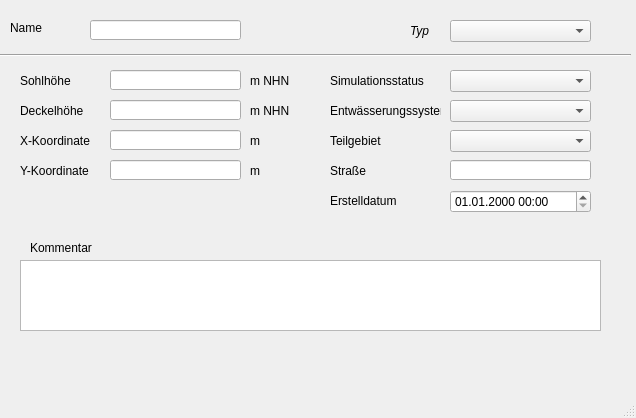
<?xml version="1.0" encoding="UTF-8"?>
<ui version="4.0">
 <class>MainWindow</class>
 <widget class="QMainWindow" name="MainWindow">
  <property name="geometry">
   <rect>
    <x>0</x>
    <y>0</y>
    <width>636</width>
    <height>418</height>
   </rect>
  </property>
  <property name="font">
   <font>
    <family>Tahoma</family>
   </font>
  </property>
  <property name="windowTitle">
   <string>MainWindow</string>
  </property>
  <widget class="QWidget" name="centralwidget">
   <widget class="QLabel" name="label">
    <property name="geometry">
     <rect>
      <x>10</x>
      <y>20</y>
      <width>46</width>
      <height>16</height>
     </rect>
    </property>
    <property name="text">
     <string>Name</string>
    </property>
   </widget>
   <widget class="QLabel" name="label_8">
    <property name="geometry">
     <rect>
      <x>250</x>
      <y>70</y>
      <width>46</width>
      <height>21</height>
     </rect>
    </property>
    <property name="text">
     <string>m NHN</string>
    </property>
   </widget>
   <widget class="QLabel" name="label_11">
    <property name="geometry">
     <rect>
      <x>250</x>
      <y>130</y>
      <width>46</width>
      <height>21</height>
     </rect>
    </property>
    <property name="text">
     <string>m</string>
    </property>
   </widget>
   <widget class="QLabel" name="label_5">
    <property name="geometry">
     <rect>
      <x>20</x>
      <y>100</y>
      <width>71</width>
      <height>21</height>
     </rect>
    </property>
    <property name="text">
     <string>Deckelhöhe</string>
    </property>
   </widget>
   <widget class="QLabel" name="label_6">
    <property name="geometry">
     <rect>
      <x>20</x>
      <y>130</y>
      <width>71</width>
      <height>21</height>
     </rect>
    </property>
    <property name="text">
     <string>X-Koordinate</string>
    </property>
   </widget>
   <widget class="QLabel" name="label_12">
    <property name="geometry">
     <rect>
      <x>250</x>
      <y>160</y>
      <width>46</width>
      <height>21</height>
     </rect>
    </property>
    <property name="text">
     <string>m</string>
    </property>
   </widget>
   <widget class="QLabel" name="label_10">
    <property name="geometry">
     <rect>
      <x>250</x>
      <y>100</y>
      <width>46</width>
      <height>21</height>
     </rect>
    </property>
    <property name="text">
     <string>m NHN</string>
    </property>
   </widget>
   <widget class="QLabel" name="label_9">
    <property name="geometry">
     <rect>
      <x>20</x>
      <y>160</y>
      <width>71</width>
      <height>21</height>
     </rect>
    </property>
    <property name="text">
     <string>Y-Koordinate</string>
    </property>
   </widget>
   <widget class="QLabel" name="label_3">
    <property name="geometry">
     <rect>
      <x>20</x>
      <y>70</y>
      <width>71</width>
      <height>21</height>
     </rect>
    </property>
    <property name="text">
     <string>Sohlhöhe</string>
    </property>
   </widget>
   <widget class="Line" name="line">
    <property name="geometry">
     <rect>
      <x>0</x>
      <y>40</y>
      <width>631</width>
      <height>31</height>
     </rect>
    </property>
    <property name="orientation">
     <enum>Qt::Horizontal</enum>
    </property>
   </widget>
   <widget class="QLabel" name="label_14">
    <property name="geometry">
     <rect>
      <x>30</x>
      <y>240</y>
      <width>81</width>
      <height>16</height>
     </rect>
    </property>
    <property name="text">
     <string>Kommentar</string>
    </property>
   </widget>
   <widget class="QLabel" name="label_20">
    <property name="geometry">
     <rect>
      <x>330</x>
      <y>70</y>
      <width>111</width>
      <height>21</height>
     </rect>
    </property>
    <property name="text">
     <string>Simulationsstatus</string>
    </property>
   </widget>
   <widget class="QLabel" name="label_71">
    <property name="geometry">
     <rect>
      <x>330</x>
      <y>190</y>
      <width>71</width>
      <height>21</height>
     </rect>
    </property>
    <property name="text">
     <string>Erstelldatum</string>
    </property>
   </widget>
   <widget class="QLabel" name="label_40">
    <property name="geometry">
     <rect>
      <x>330</x>
      <y>100</y>
      <width>111</width>
      <height>21</height>
     </rect>
    </property>
    <property name="text">
     <string>Entwässerungssystem</string>
    </property>
   </widget>
   <widget class="QLineEdit" name="schnam">
    <property name="geometry">
     <rect>
      <x>90</x>
      <y>20</y>
      <width>151</width>
      <height>20</height>
     </rect>
    </property>
   </widget>
   <widget class="QLineEdit" name="sohlhoehe">
    <property name="geometry">
     <rect>
      <x>110</x>
      <y>70</y>
      <width>131</width>
      <height>20</height>
     </rect>
    </property>
   </widget>
   <widget class="QLineEdit" name="deckelhoehe">
    <property name="geometry">
     <rect>
      <x>110</x>
      <y>100</y>
      <width>131</width>
      <height>20</height>
     </rect>
    </property>
   </widget>
   <widget class="QLineEdit" name="x">
    <property name="geometry">
     <rect>
      <x>110</x>
      <y>130</y>
      <width>131</width>
      <height>20</height>
     </rect>
    </property>
    <property name="readOnly">
     <bool>true</bool>
    </property>
   </widget>
   <widget class="QLineEdit" name="y">
    <property name="geometry">
     <rect>
      <x>110</x>
      <y>160</y>
      <width>131</width>
      <height>20</height>
     </rect>
    </property>
    <property name="readOnly">
     <bool>true</bool>
    </property>
   </widget>
   <widget class="QComboBox" name="simstatus">
    <property name="geometry">
     <rect>
      <x>450</x>
      <y>70</y>
      <width>141</width>
      <height>22</height>
     </rect>
    </property>
   </widget>
   <widget class="QComboBox" name="entwart">
    <property name="geometry">
     <rect>
      <x>450</x>
      <y>100</y>
      <width>141</width>
      <height>22</height>
     </rect>
    </property>
   </widget>
   <widget class="QTextEdit" name="kommentar">
    <property name="geometry">
     <rect>
      <x>20</x>
      <y>260</y>
      <width>581</width>
      <height>71</height>
     </rect>
    </property>
   </widget>
   <widget class="QLabel" name="label_2">
    <property name="geometry">
     <rect>
      <x>330</x>
      <y>160</y>
      <width>46</width>
      <height>21</height>
     </rect>
    </property>
    <property name="text">
     <string>Straße</string>
    </property>
   </widget>
   <widget class="QLabel" name="label_13">
    <property name="geometry">
     <rect>
      <x>330</x>
      <y>130</y>
      <width>71</width>
      <height>21</height>
     </rect>
    </property>
    <property name="text">
     <string>Teilgebiet</string>
    </property>
    <property name="buddy">
     <cstring>simstatus</cstring>
    </property>
   </widget>
   <widget class="QComboBox" name="teilgebiet">
    <property name="geometry">
     <rect>
      <x>450</x>
      <y>130</y>
      <width>141</width>
      <height>22</height>
     </rect>
    </property>
   </widget>
   <widget class="QLabel" name="label_21">
    <property name="geometry">
     <rect>
      <x>410</x>
      <y>20</y>
      <width>31</width>
      <height>21</height>
     </rect>
    </property>
    <property name="font">
     <font>
      <family>Tahoma</family>
      <italic>true</italic>
     </font>
    </property>
    <property name="text">
     <string>Typ</string>
    </property>
   </widget>
   <widget class="QComboBox" name="schachttyp">
    <property name="geometry">
     <rect>
      <x>450</x>
      <y>20</y>
      <width>141</width>
      <height>22</height>
     </rect>
    </property>
    <property name="font">
     <font>
      <family>Tahoma</family>
      <italic>true</italic>
     </font>
    </property>
    <property name="toolTip">
     <string>&lt;html&gt;&lt;head/&gt;&lt;body&gt;&lt;p&gt;Hier kann der Knotentyp geändert werden&lt;/p&gt;&lt;/body&gt;&lt;/html&gt;</string>
    </property>
    <property name="statusTip">
     <string>Hier kann der Knotentyp geändert werden</string>
    </property>
    <property name="whatsThis">
     <string>Hier kann der Knotentyp geändert werden</string>
    </property>
   </widget>
   <widget class="QLineEdit" name="strasse">
    <property name="geometry">
     <rect>
      <x>450</x>
      <y>160</y>
      <width>141</width>
      <height>20</height>
     </rect>
    </property>
   </widget>
   <widget class="QgsDateTimeEdit" name="createdat">
    <property name="geometry">
     <rect>
      <x>450</x>
      <y>190</y>
      <width>141</width>
      <height>23</height>
     </rect>
    </property>
    <property name="currentSection">
     <enum>QDateTimeEdit::DaySection</enum>
    </property>
    <property name="displayFormat">
     <string>dd.MM.yyyy HH:mm</string>
    </property>
   </widget>
  </widget>
  <widget class="QMenuBar" name="menubar">
   <property name="geometry">
    <rect>
     <x>0</x>
     <y>0</y>
     <width>636</width>
     <height>21</height>
    </rect>
   </property>
  </widget>
  <widget class="QStatusBar" name="statusbar"/>
 </widget>
 <customwidgets>
  <customwidget>
   <class>QgsDateTimeEdit</class>
   <extends>QDateTimeEdit</extends>
   <header>qgsdatetimeedit.h</header>
  </customwidget>
 </customwidgets>
 <tabstops>
  <tabstop>schnam</tabstop>
  <tabstop>schachttyp</tabstop>
  <tabstop>sohlhoehe</tabstop>
  <tabstop>deckelhoehe</tabstop>
  <tabstop>x</tabstop>
  <tabstop>y</tabstop>
  <tabstop>simstatus</tabstop>
  <tabstop>entwart</tabstop>
  <tabstop>teilgebiet</tabstop>
  <tabstop>strasse</tabstop>
  <tabstop>createdat</tabstop>
  <tabstop>kommentar</tabstop>
 </tabstops>
 <resources/>
 <connections/>
</ui>
